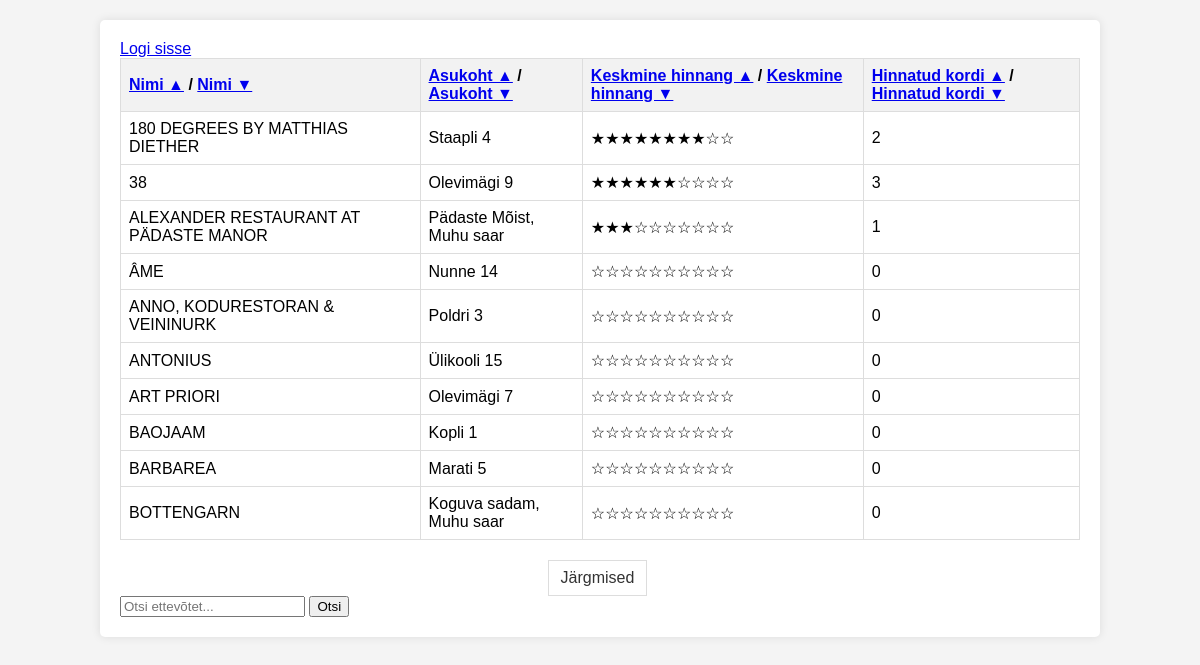
The page / on the database its author committed.
### tables this page shows
CREATE TABLE `restokad` (
  `id` int(11) NOT NULL,
  `Nimi` varchar(255) NOT NULL,
  `Asukoht` varchar(255) NOT NULL,
  `Keskmine_hinne` int(11) DEFAULT 0,
  `Hinnatud_kordi` int(11) DEFAULT 0
);

### index.php (the view, shortened to what this page needs)
<!DOCTYPE html>
<html lang="en">
<head>
</head>
<body>
<div class="container">
    <a href="admin.php" class="logi">Logi sisse</a>
<?php
$servername = "localhost";
$username = "root";
$password = "";
$dbname = "restod";
$conn = new mysqli($servername, $username, $password, $dbname);
$records_per_page = 10;
if (isset($_GET['page']) && is_numeric($_GET['page'])) {
    $page = $_GET['page'];
} else {
    $page = 1;
}
$start_from = ($page - 1) * $records_per_page;
$order_by = "";
$search = "";
$search_condition = "";
$sql = "SELECT id, Nimi, Asukoht, Keskmine_hinne, Hinnatud_kordi FROM restokad $search_condition $order_by LIMIT $start_from, $records_per_page";
$result = $conn->query($sql);
if ($result->num_rows > 0) {
    echo "<table>
            <thead>
                <tr>
                    <th><a href='?sort=name_asc'>Nimi ▲</a> / <a href='?sort=name_desc'>Nimi ▼</a></th>
                    <th><a href='?sort=location_asc'>Asukoht ▲</a> / <a href='?sort=location_desc'>Asukoht ▼</a></th>
                    <th><a href='?sort=rating_asc'>Keskmine hinnang ▲</a> / <a href='?sort=rating_desc'>Keskmine hinnang ▼</a></th>
                    <th><a href='?sort=rated_asc'>Hinnatud kordi ▲</a> / <a href='?sort=rated_desc'>Hinnatud kordi ▼</a></th>
                </tr>
            </thead>
            <tbody>";
    while ($row = $result->fetch_assoc()) {
        echo "<tr onclick=\"location.href='rate.php?id=" . $row['id'] . "'\" style=\"cursor:pointer;\">";
        echo "<td>" . $row["Nimi"] . "</td>";
        echo "<td>" . $row["Asukoht"] . "</td>";
        echo "<td>" . str_repeat('★', round($row["Keskmine_hinne"])) . str_repeat('☆', 10 - round($row["Keskmine_hinne"])) . "</td>";
        echo "<td>" . $row["Hinnatud_kordi"] . "</td>";
        echo "</tr>";
    }
    echo "</tbody></table>";
} else {
    echo "Andmed puuduvad";
}
echo "<div class='pagination'>";
$sql = "SELECT COUNT(*) AS total FROM restokad $search_condition";
$result = $conn->query($sql);
$row = $result->fetch_assoc();
$total_pages = ceil($row["total"] / $records_per_page);
if ($page < $total_pages) {
    echo "<a href='?page=" . ($page + 1) . "&search=" . urlencode($search) . "'>Järgmised</a>";
}
echo "</div>";
?>
<div>
    <form method="GET">
        <input type="text" name="search" placeholder="Otsi ettevõtet..." value="<?php echo htmlspecialchars($search); ?>">
        <input type="submit" value="Otsi">
    </form>
</div>
</div>
</body>
</html>

### index.php (style rules this page uses)
body { font-family: Arial, sans-serif; background-color: #f4f4f4; margin: 0; padding: 0; }
.container { width: 80%; margin: 0 auto; background-color: #fff; padding: 20px; margin-top: 20px; box-shadow: 0px 0px 10px rgba(0, 0, 0, 0.1); border-radius: 5px; }
table { width: 100%; border-collapse: collapse; margin-bottom: 20px; }
th, td { border: 1px solid #dddddd; padding: 8px; text-align: left; }
th { background-color: #f2f2f2; cursor: pointer; }
.pagination { margin-top: 20px; text-align: center; overflow-x: auto; }
.pagination a { padding: 8px 12px; text-decoration: none; color: #333; border: 1px solid #dddddd; margin-right: 5px; background-color: #fff; transition: background-color 0.3s ease; display: inline-block; }

### rows shown on the page
restokad: Nimi "180 DEGREES BY MATTHIAS DIETHER", Asukoht "Staapli 4", Keskmine_hinne "★★★★★★★★", Keskmine_hinne "☆☆", Hinnatud_kordi "2"
restokad: Nimi "38", Asukoht "Olevimägi 9", Keskmine_hinne "★★★★★★", Keskmine_hinne "☆☆☆☆", Hinnatud_kordi "3"
restokad: Nimi "ALEXANDER RESTAURANT AT PÄDASTE MANOR", Asukoht "Pädaste Mõist, Muhu saar", Keskmine_hinne "★★★", Keskmine_hinne "☆☆☆☆☆☆☆", Hinnatud_kordi "1"
restokad: Nimi "ÂME", Asukoht "Nunne 14", Keskmine_hinne "☆☆☆☆☆☆☆☆☆☆", Hinnatud_kordi "0"
restokad: Nimi "ANNO, KODURESTORAN & VEININURK", Asukoht "Poldri 3", Keskmine_hinne "☆☆☆☆☆☆☆☆☆☆", Hinnatud_kordi "0"
restokad: Nimi "ANTONIUS", Asukoht "Ülikooli 15", Keskmine_hinne "☆☆☆☆☆☆☆☆☆☆", Hinnatud_kordi "0"
restokad: Nimi "ART PRIORI", Asukoht "Olevimägi 7", Keskmine_hinne "☆☆☆☆☆☆☆☆☆☆", Hinnatud_kordi "0"
restokad: Nimi "BAOJAAM", Asukoht "Kopli 1", Keskmine_hinne "☆☆☆☆☆☆☆☆☆☆", Hinnatud_kordi "0"
restokad: Nimi "BARBAREA", Asukoht "Marati 5", Keskmine_hinne "☆☆☆☆☆☆☆☆☆☆", Hinnatud_kordi "0"
restokad: Nimi "BOTTENGARN", Asukoht "Koguva sadam, Muhu saar", Keskmine_hinne "☆☆☆☆☆☆☆☆☆☆", Hinnatud_kordi "0"
